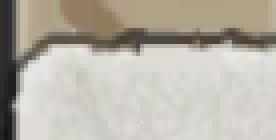
#> input picture grab/template1.png, 69 x 35 px (shown 4 times larger)
$ python find_template.py template1.png template2.png
#> lines starting #> are read from the running program, lines starting #| are printed output that depends on the picture
import argparse
from PIL import Image
import numpy as np
import cv2

def search_template_position(img_path, template_path, base_x=624-353, base_y=873):
    # Load the image
#> called with img_path = 'template1.png', template_path = 'template2.png', base_x = 271, base_y = 873
    img = cv2.imread(img_path)
#> img is the input picture: shape (35, 69, 3); mean B, G, R 168.2, 178.2, 183.7
    if img is None:
        raise FileNotFoundError(f"Could not load image: {img_path}")

    # Load the template
    template = cv2.imread(template_path)
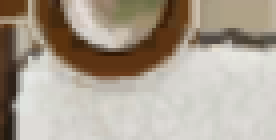
#> input picture grab/template2.png, 69 x 35 px (shown 4 times larger)
#> template is the input picture: shape (35, 69, 3); mean B, G, R 146.9, 161.1, 171.9
    if template is None:
        raise FileNotFoundError(f"Could not load template: {template_path}")

    # Convert both to grayscale for template matching
    img_gray = cv2.cvtColor(img, cv2.COLOR_BGR2GRAY)
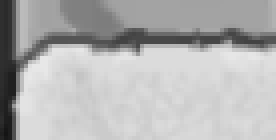
#> img_gray: shape (35, 69) (shown 4 times larger); min 20, max 231, mean 178.6
    template_gray = cv2.cvtColor(template, cv2.COLOR_BGR2GRAY)
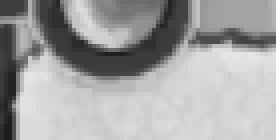
#> template_gray: shape (35, 69) (shown 4 times larger); min 28, max 231, mean 162.7
    template_h, template_w = template_gray.shape
#> template_h = 35; template_w = 69

    best_score = -1
    best_offset_x = 0
    best_offset_y = 0

    # Search in the defined region
    for offset_y in range(-300, 300):  # -100 to +100
        for offset_x in range(-300, 300):  # -10 to +10
            x = base_x + offset_x
            y = base_y + offset_y

            # Extract region and perform template matching
            roi = img_gray[y:y+template_h, x:x+template_w]
            if roi.shape != template_gray.shape:
                continue

            # Use TM_CCOEFF_NORMED for normalized cross-correlation
            score = cv2.matchTemplate(roi, template_gray, cv2.TM_CCOEFF_NORMED)[0][0]

            if score > best_score:
                best_score = score
                best_offset_x = offset_x
                best_offset_y = offset_y

            # Output progress every 100 attempts
            if (offset_y + 100) % 10 == 0 and offset_x == 0:
                print(f"Checking y offset {offset_y:+d}... Best so far: score={best_score:.4f} at ({best_offset_x:+d}, {best_offset_y:+d})")
#> after the loop, best_offset_x = 0; best_offset_y = 0; best_score = -1

    print(f"\nBest match found:")
    print(f"Score: {best_score:.4f}")
#| Score: -1.0000
    print(f"X offset: {best_offset_x:+d} (final x = {base_x + best_offset_x})")
#| X offset: +0 (final x = 271)
    print(f"Y offset: {best_offset_y:+d} (final y = {base_y + best_offset_y})")
#| Y offset: +0 (final y = 873)

    return best_offset_x, best_offset_y, best_score

if __name__ == "__main__":
    parser = argparse.ArgumentParser(description="Find optimal template position")
    parser.add_argument("image", help="Path to the input image")
    parser.add_argument("template", help="Path to the template image")
    parser.add_argument("--base-x", type=int, default=624, help="Base X coordinate (default: 624)")
    parser.add_argument("--base-y", type=int, default=873, help="Base Y coordinate (default: 873)")

    args = parser.parse_args()

    search_template_position(args.image, args.template)
